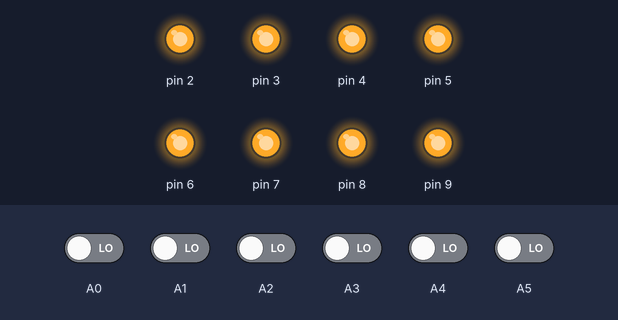
This sketch was run on a simulated Arduino Nano, built with avr-gcc and run on an emulated ATmega328P. Shown: output pins drawn as LEDs (lit = HIGH). The test bench sets the inputs (shaded band); at power-on: A0–5 LOW.

Above: at 1.2 s.
1.3 s: A0 driven HIGH
At 1.7 s:
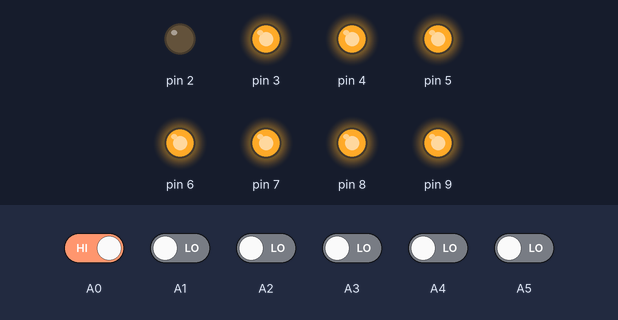
2.8 s: A1 driven HIGH
At 4.0 s:
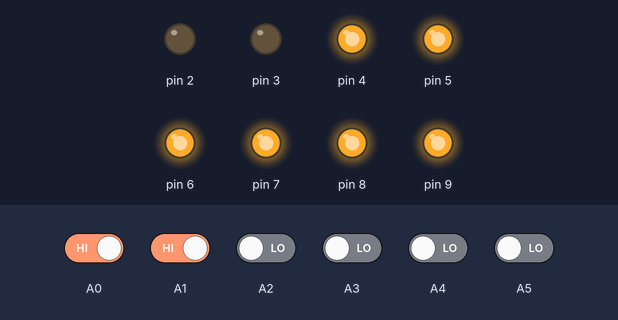
4.3 s: A2 driven HIGH
At 5.2 s:
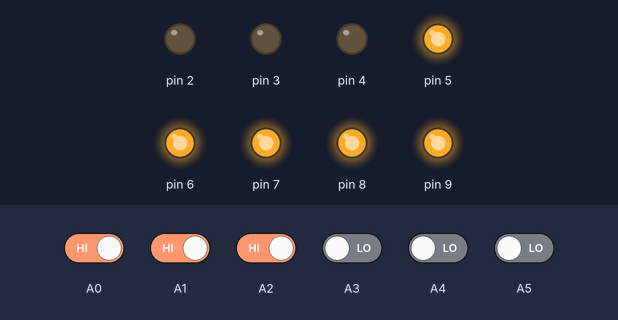
5.8 s: A3 driven HIGH
At 6.3 s:
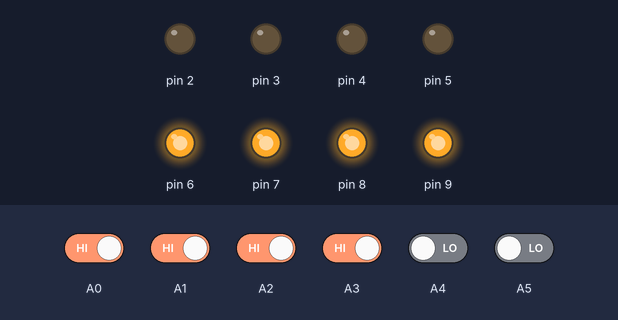
7.3 s: A4 driven HIGH
At 8.5 s:
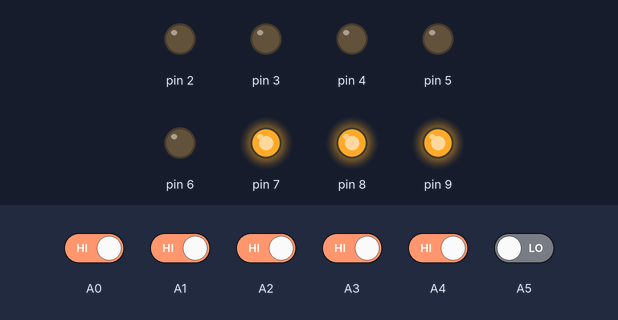
8.8 s: A5 driven HIGH
At 9.8 s:
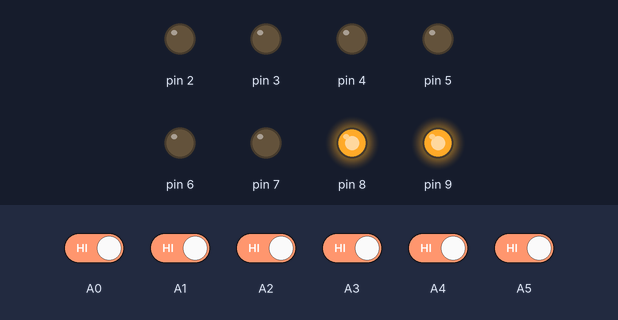
Timing chart, 0 to 11.3 s (numbered marks = the images above; inputs shaded):
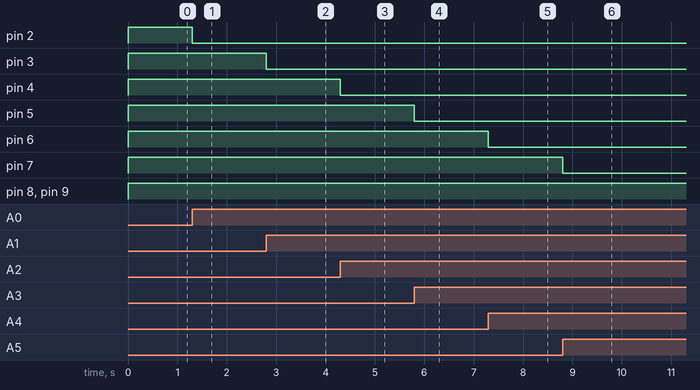

Measured:
- after the input at 1.3 s, pin 2: HIGH → LOW at once
- after the input at 2.8 s, pin 3: HIGH → LOW at once
- after the input at 4.3 s, pin 4: HIGH → LOW at once
- after the input at 5.8 s, pin 5: HIGH → LOW at once
- after the input at 7.3 s, pin 6: HIGH → LOW at once
- after the input at 8.8 s, pin 7: HIGH → LOW at once

The sketch:

arduino-watering-system_oop.ino
```cpp
// Define a class for a plant
class Plant {
  int sensorPin;  // Pin connected to the plant's sensor
  int pumpPin;    // Pin connected to the plant's pump

public:
  // Constructor to initialize pins
  Plant(int sensPin, int pPin) {
    sensorPin = sensPin;
    pinMode(sensorPin, INPUT);
    pumpPin = pPin;
    pinMode(pumpPin, OUTPUT);
  }

  // Method to water the plant based on sensor status
  void waterPlant() {
    if (digitalRead(sensorPin) == LOW) {
      digitalWrite(pumpPin, HIGH);  // Activate pump if sensor is LOW
    } else {
      digitalWrite(pumpPin, LOW);   // Deactivate pump if sensor is not LOW
    }
  }
};

const int numPlants = 8;  // Number of plants
Plant plants[numPlants] = {
  Plant(A0, 2),  // Create instances for each plant with sensor and pump pins
  Plant(A1, 3),
  Plant(A2, 4),
  Plant(A3, 5),
  Plant(A4, 6),
  Plant(A5, 7),
  Plant(A6, 8),
  Plant(A7, 9)
};

void setup() {
  // Setup code (if needed)
}

void loop() {
  // Loop through all the plants and water them based on sensor status
  for (int i = 0; i < numPlants; i++) {
    plants[i].waterPlant();
  }
}
```
